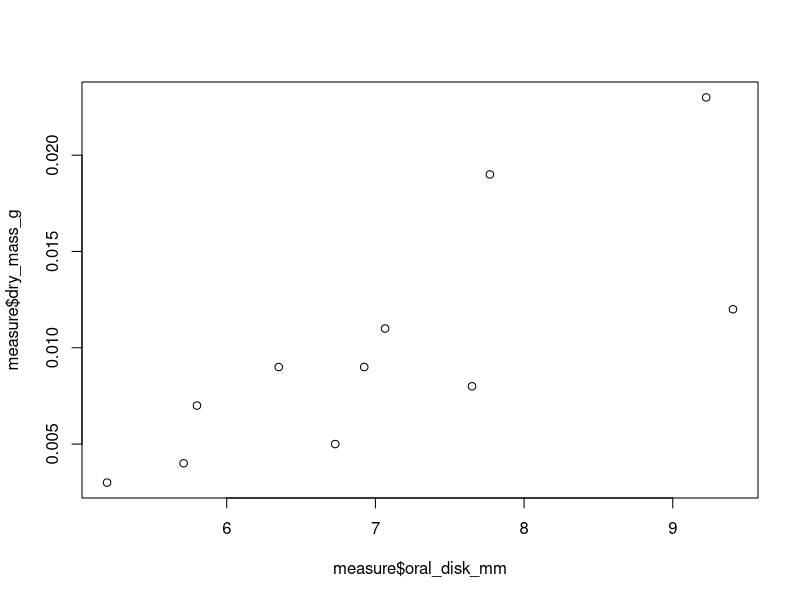
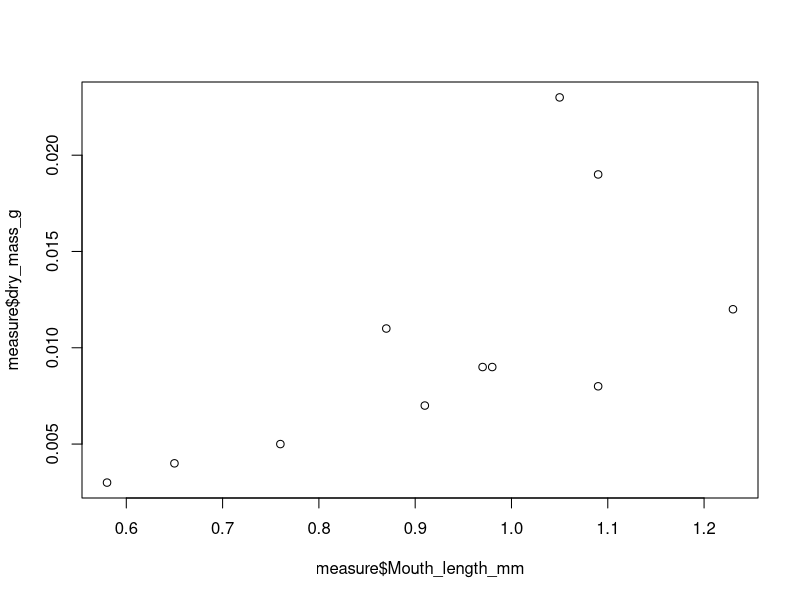
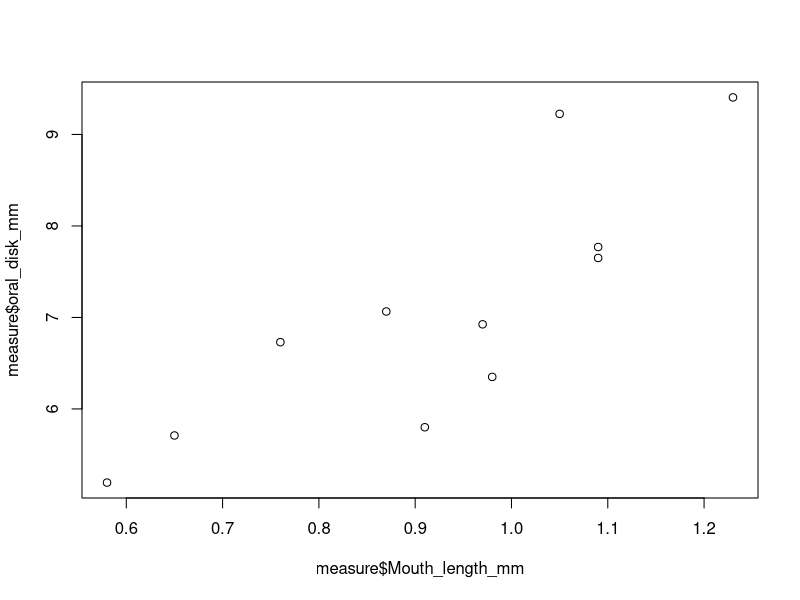

Here is the R script that generated these plots, in order:

library(tidyverse)

## LOAD DATA
data <- read.csv("data/Measurements.csv")

## TIDY DATA
# my own OCD, fix "Trial" issue
colnames(data)[colnames(data)=="ï..Number"] <- "Number"
measure <- data %>%
  mutate(oral_disk_mm = (Oral_disk_diameter_mm_a + Oral_disk_diameter_mm_b)/2) %>%
  mutate(wet_mass_g = Wet_mass_vial_g-Vial_mass_g) %>%
  mutate(dry_mass_g = Dry_mass_vial_g_3-Vial_mass_g) %>%
  select(ID, oral_disk_mm, Mouth_length_mm, wet_mass_g, dry_mass_g)

plot(measure$dry_mass_g~measure$oral_disk_mm)
plot(measure$dry_mass_g~measure$Mouth_length_mm)
plot(measure$oral_disk_mm~measure$Mouth_length_mm)
